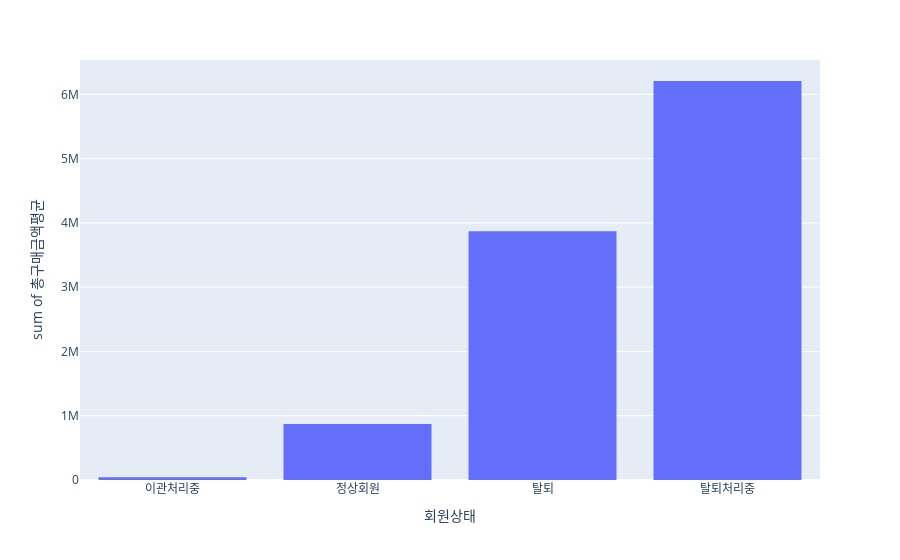

Notebook cell for this chart:
### Markdown cell above
5. '회원상태'에 따른 '총구매금액'의 평균을 시각화 하시오.

### Code cell
p2 = df1.pivot_table(index='회원상태', values='총구매금액', aggfunc='mean').reset_index().rename(columns={'총구매금액':'총구매금액평균'})
px.histogram(p2, x='회원상태',y='총구매금액평균')

### Figure 1 — Plotly figure (JSON) as saved in the notebook; plotly's stock layout.template omitted (floating-point values rounded to 4 significant figures)
{"data": [{"alignmentgroup": "True", "bingroup": "x", "histfunc": "sum", "hovertemplate": "회원상태=%{x}<br>sum of 총구매금액평균=%{y}<extra></extra>", "legendgroup": "", "marker": {"color": "#636efa", "pattern": {"shape": ""}}, "name": "", "offsetgroup": "", "orientation": "v", "showlegend": false, "type": "histogram", "x": ["이관처리중", "정상회원", "탈퇴", "탈퇴처리중"], "xaxis": "x", "y": [43050, 872600.0, 3869000.0, 6208000.0], "yaxis": "y"}], "layout": {"barmode": "relative", "legend": {"tracegroupgap": 0}, "margin": {"t": 60}, "xaxis": {"anchor": "y", "domain": [0, 1], "title": {"text": "회원상태"}}, "yaxis": {"anchor": "x", "domain": [0, 1], "title": {"text": "sum of 총구매금액평균"}}}}
